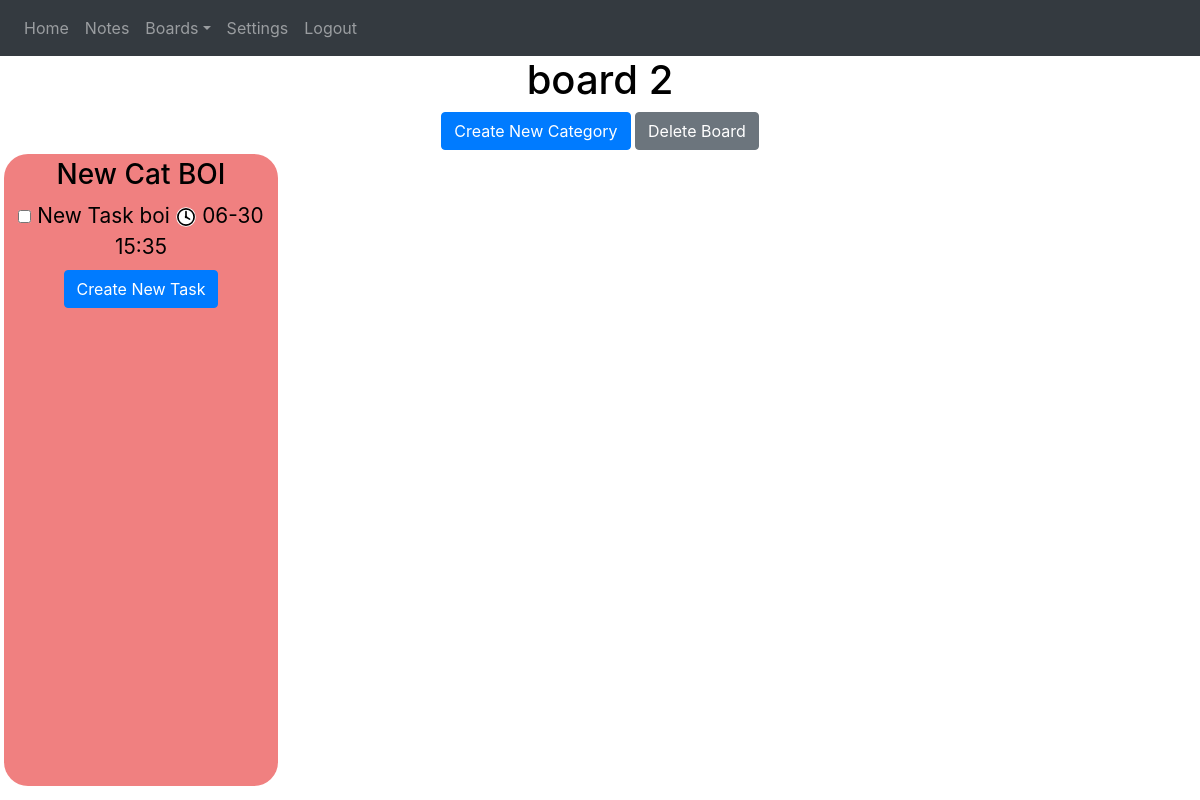
Before: /boards/3 (signed in) with the older database file.
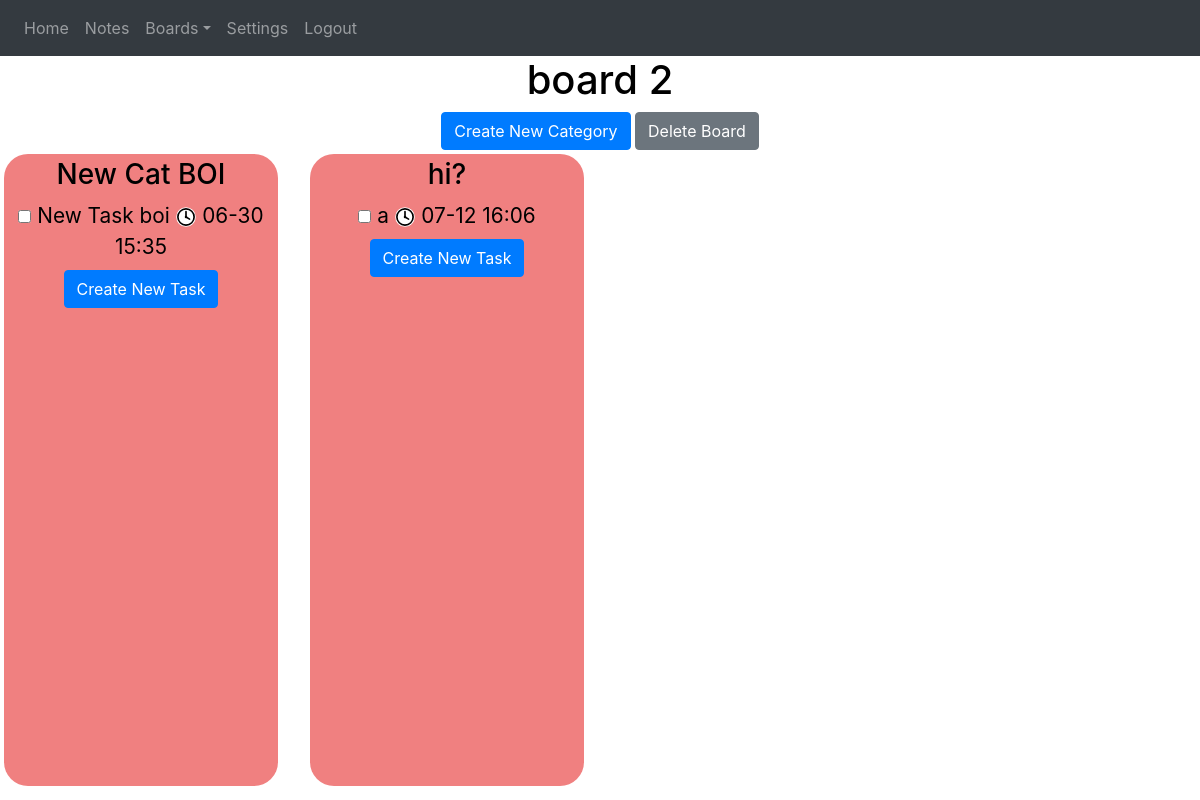
After: the same page with the newer database file.
### website/models.py (models this page shows)
class Board(db.Model):
    id = db.Column(db.Integer, primary_key = True)
    name = db.Column(db.String(100))
    date = db.Column(db.DateTime(timezone=True), default=func.now())
    category_num = db.Column(db.Integer)
    categories = db.relationship('Category')
    tasks = db.relationship('Task')
    user_id = db.Column(db.Integer, db.ForeignKey('user.id'))

class Category(db.Model):
    id = db.Column(db.Integer, primary_key = True)
    name = db.Column(db.String(100))
    date = db.Column(db.DateTime(timezone=True), default=func.now())
    user_id = db.Column(db.Integer, db.ForeignKey('user.id'))
    board_id = db.Column(db.Integer,db.ForeignKey('board.id'))
    tasks = db.relationship('Task')

class Task(db.Model):
    id = db.Column(db.Integer, primary_key = True)
    created = db.Column(db.DateTime(timezone = True), default = func.now())
    last_modified = db.Column(db.DateTime(timezone = True), default = func.now())
    due_date = db.Column(db.DateTime(timezone = True))
    name = db.Column(db.String(100))
    description = db.Column(db.String(10000))
    completed = db.Column(db.Boolean, default = False)
    category = db.Column(db.Integer, db.ForeignKey('category.id'))
    board = db.Column(db.Integer, db.ForeignKey('board.id'))
    subtasks = db.relationship('Subtask')
    user_id = db.Column(db.Integer, db.ForeignKey('user.id'))

### website/views.py (the view)
@views.route('/boards/<board>', methods = ['GET'])
@login_required
def view_board(board):
    return render_template("boardview.html", user = current_user, board = board)

### website/__init__.py (called while the page is built)
def create_app():
    app = Flask(__name__)
    app.config['SECRET_KEY'] = 'hjshjhdjah kjshkjdhjs'
    app.config['SQLALCHEMY_DATABASE_URI'] = f'sqlite:///{DB_NAME}'
    app.config['SQLALCHEMY_TRACK_MODIFICATIONS'] = False
    db.init_app(app)
    from .views import views
    from .auth import auth
    app.register_blueprint(views, url_prefix='/')
    app.register_blueprint(auth, url_prefix='/')
    from .models import User, Note, Board, Task, Category
    create_database(app)
    login_manager = LoginManager()
    login_manager.login_view = 'auth.login'
    login_manager.init_app(app)
    @login_manager.user_loader
    def load_user(id):
        return User.query.get(int(id))
    return app

### website/templates/boardview.html (shortened to what this page needs)
{% extends "base.html" %}{% block title %} {{ board }} {% endblock%}
{% block style %}
<link rel="stylesheet" href="{{ url_for('static', filename = 'boardView.css') }}" />
{% endblock %}
{% block content %}
{% for boardObject in user.boards%}
{% if boardObject.id == board|int %}
{% set boardname = boardObject.name|string %}
<div class="board-title" id="board-title-div">
<h1 align="center"
id="board-title"
class="title"
ondblclick="editTitleDisplay()"
name="board-title">
{{ boardname }}
</h1>
</div>
<div align="center">
<button
class="btn btn-primary"
id="create-category-button"
onclick="showCategoryCreation()"
>
Create New Category
</button>
<button
onclick="showDeleteConfirmation(`deleteBoard({{ boardObject.id }});`, 'board');"
id="deleteBoard"
class="btn btn-secondary"
href="/boards"
>
Delete Board
</button>
</div>
<div
class="board_content"
id="envelop_content" >
{% for cat in boardObject.categories %}
<div class="category_container" name="{{ cat.name }}">
    <h3 align="center" class="display-category category_name C{{cat.id}}" ondblclick="editCategoryDisplay('{{cat.id}}')", id="category-title-{{cat.id}} " >{{ cat.name }}</h3>
    <ul class="task_list">
    {% for task in cat.tasks%}
    {% if task.completed == False %}
    <li align="center" class="task-item-incompleted">
        <input
        type="checkbox"
        class="task-checkbox"
        id="{{task.id}}"
        onclick="toggleTaskCompletion({{task.id}}, {{boardObject.id}})"/>
        <a class="edit_task_link" href="/boards/{{boardObject.id}}/{{cat.name}}/{{task.id}}">
            <span class="incompleted-task-text">{{task.name}} <img src="{{url_for('static', filename = 'clock.svg')}}" id="clock-svg"> </img> {{task.due_date.strftime('%m-%d %H:%M')}}</span>
        </a>
    </li>
    {% endif %}
    {% endfor %}
    </ul>
    <div id="new-task-container-div" class="new-task-container" align="center">
    <button
    class="btn btn-primary"
    id="createTask"
    onclick="showTaskCreation({{ boardObject.id }}, {{ cat.id }} )"
    >
    Create New Task
    </button>
    </div>
</div>
{% endfor %}
</div>
{% endif %}
{% endfor %}
{% endblock %}

### website/templates/base.html (shortened to what this page needs)
<!DOCTYPE html>
<html>
  <head>
    <link
      rel="stylesheet"
      href="https://stackpath.bootstrapcdn.com/bootstrap/4.4.1/css/bootstrap.min.css"
    />
    <link
      rel="stylesheet"
      href="https://stackpath.bootstrapcdn.com/font-awesome/4.7.0/css/font-awesome.min.css"
    />
    <link
      rel="stylesheet"
      href="{{ url_for('static', filename='base.css')}}"
    />
    {% block style %}{% endblock %}
  </head>
  <body>
    <nav class="navbar navbar-expand-lg navbar-dark bg-dark">
      <div class="collapse navbar-collapse" id="navbar">
        <div class="navbar-nav">
          {% if user.is_authenticated %}
          <a class="nav-item nav-link" id="home" href="/">Home</a>
          <a class="nav-item nav-link" id="Notes" href="/notes">Notes</a>
          <li class="nav-item dropdown">
            <a class="nav-link dropdown-toggle" data-toggle="dropdown" href="/boards" role="button">Boards</a>
          </li>
          <a class="nav-item nav-link" id="settings" href="/settings">Settings</a>
          <a class="nav-item nav-link" id="logout" href="/logout">Logout</a>
          {% else %}
          <a class="nav-item nav-link" id="home" href="/">Home</a>
          <a class="nav-item nav-link" id="login" href="/login">Login</a>
          <a class="nav-item nav-link" id="signUp" href="/sign-up">Sign Up</a>
          {% endif %}
        </div>
      </div>
    </nav>
    <div id="container">
    {% block content %} {% endblock %}
    </div>
  </body>
</html>

### website/static/base.css (style rules this page uses)
:root { --background-color: #ffffff; --text-color: #000000; --navbar-text-color: #9a9da0; --navbar-highlight-color: #ffffff; --navbar-background-color: #343a40; --button-text-color: #ffffff; --confirm-button-color: #007bff; --cancel-button-color: #6c757d; --delete-button-color: #ff0000; --delete-screen-filter: rgba(255,0,0,0.7); }
.navbar { background-color: var(--navbar-background-color)!important; }
h1 { color: var(--text-color)!important; }
h3 { color: var(--text-color)!important; }
button.btn.btn-primary { background-color: var(--confirm-button-color)!important; border-color: var(--confirm-button-color)!important; color: var(--button-text-color)!important; }
button.btn.btn-secondary { background-color: var(--cancel-button-color)!important; border-color: var(--cancel-button-color)!important; color: var(--button-text-color)!important; }

### website/static/boardView.css (style rules this page uses)
body { width: 100%; height: 80vh; }
#container { width: 100%; height: 100%; }
div#board-title-div { align-items: center; display:block; width:100%; min-width: 100%; }
:root { --show-title: block; --show-input-box: None; --show-changename-button: None; }
h1#board-title { color:black; display: var(--show-title); }
.board_content { width: 100%; position: relative; min-height: 80vh; gap: 1.5% 2%; background-color: none; margin-bottom: 1%; }
@media only screen and (min-width: 900px) { .board_content { display: grid; grid-template-columns: repeat(4, 1fr); } }
.category_container { background-color: lightcoral; border-radius: 1.5em; min-height: fit-content; max-height: 50rem; padding: 0.25rem; margin: 0.25rem; min-width: 20%; overflow-y: auto; }
li.task-item-incompleted { text-decoration: none; }
ul.task_list { list-style-type: none; margin: 0.5rem; padding: 0; font-size: 1.3rem; word-wrap:break-word; max-width: 100%; }
img#clock-svg { width: 1.3rem; }
a.edit_task_link { color:black; }

Changed rows visible on the page:
added Category: name "hi?"
added Task: name "a", completed False (drawn), due_date "07-12 16:06", shown under "hi?"
